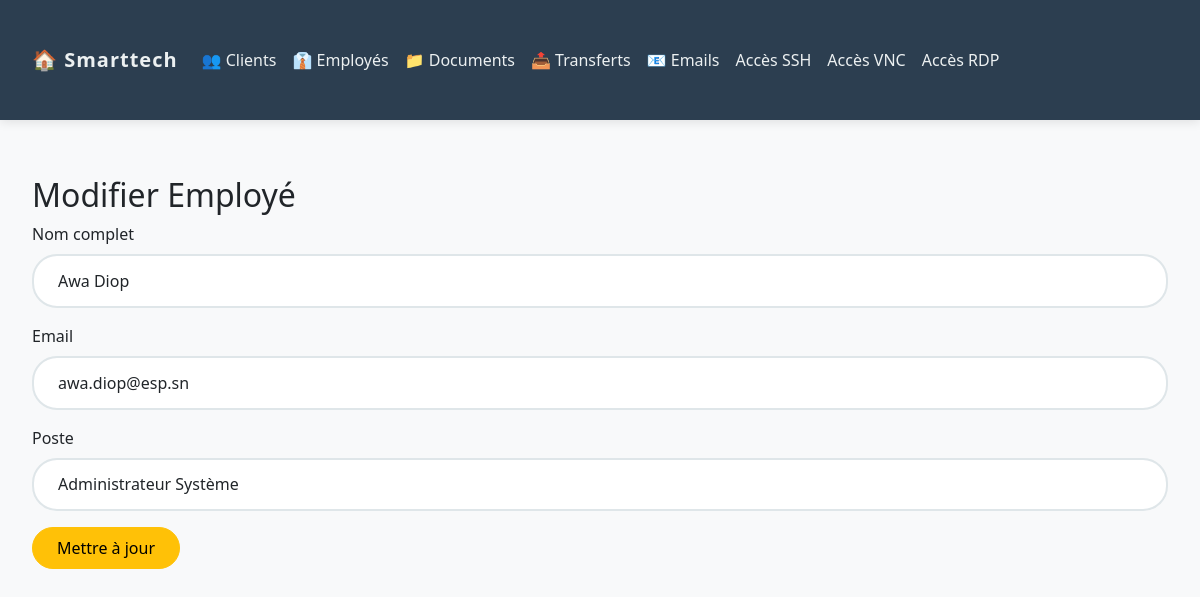
Page /edit_employee.php?id=2 on the committed database.
### tables this page shows
CREATE TABLE `employees` (
  `id` bigint(20) UNSIGNED NOT NULL PRIMARY KEY AUTO_INCREMENT,
  `nom` varchar(255) NOT NULL,
  `email` varchar(255) NOT NULL UNIQUE,
  `poste` varchar(255) NOT NULL,
  `created_at` timestamp NULL DEFAULT NULL,
  `updated_at` timestamp NULL DEFAULT NULL
);

### edit_employee.php (the view, shortened to what this page needs)
<?php
include 'includes/header.php';
include 'config.php';
$id = (int)$_GET['id'];
$stmt = $pdo->prepare("SELECT * FROM employees WHERE id = ?");
$stmt->execute([$id]);
$employe = $stmt->fetch();
?>
<div class="container mt-4">
    <h2> Modifier Employé</h2>
    <form method="POST">
        <div class="mb-3">
            <label class="form-label">Nom complet</label>
            <input type="text" name="nom" class="form-control" value="<?= $employe['nom'] ?>" required>
        </div>
        <div class="mb-3">
            <label class="form-label">Email</label>
            <input type="email" name="email" class="form-control" value="<?= $employe['email'] ?>" required>
        </div>
        <div class="mb-3">
            <label class="form-label">Poste</label>
            <input type="text" name="poste" class="form-control" value="<?= $employe['poste'] ?>" required>
        </div>
        <button type="submit" class="btn btn-warning"> Mettre à jour</button>
    </form>
</div>
<?php include 'includes/footer.php'; ?>

### assets/css/style.css (style rules this page uses)
* { margin: 0; padding: 0; box-sizing: border-box; font-family: 'Segoe UI', sans-serif; }
.container { flex: 1; padding: 2rem; max-width: 1200px; }
.btn { border-radius: 25px; padding: 0.5rem 1.5rem; transition: all 0.3s ease; }
.form-control { border-radius: 25px; padding: 0.8rem 1.5rem; border: 2px solid #dfe6e9; }
.container { animation: fadeIn 0.5s ease-out; }

### rows in the picture
employees: nom "Awa Diop", email "awa.diop@esp.sn", poste "Administrateur Système"
